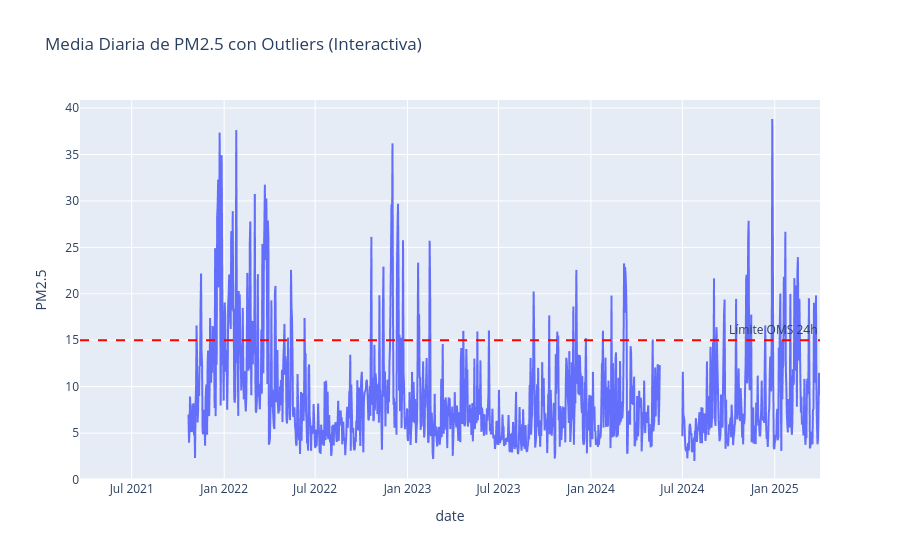

Source (notebook cell):
### Markdown cell above
## 5. Detección de Outliers Extremos o Anomalías (Eventos)

Veamos el **Top 10** de días más contaminados registrados a nivel ciudad, para buscar explicación (ej. Guy Fawkes Night, incendios, calima severa).

### Code cell
# Promedio global por días
daily_pollution = df.groupby('date')['PM2.5'].mean().reset_index()
top_10 = daily_pollution.sort_values(by='PM2.5', ascending=False).head(10)

print("Top 10 Días más contaminados a nivel de ciudad (Liverpool, PM2.5):")
display(top_10)

fig = px.line(daily_pollution, x='date', y='PM2.5', title='Media Diaria de PM2.5 con Outliers (Interactiva)')
fig.add_hline(y=15, line_dash='dash', line_color='red', annotation_text="Límite OMS 24h")
fig.show()

### Figure 1 — Plotly figure (JSON) as saved in the notebook; plotly's stock layout.template omitted (floating-point values rounded to 4 significant figures; data arrays with more than 128 entries replaced by an {"elided": "..."} marker saying what was removed)
{"data": [{"hovertemplate": "date=%{x}<br>PM2.5=%{y}<extra></extra>", "legendgroup": "", "line": {"color": "#636efa", "dash": "solid"}, "marker": {"symbol": "circle"}, "mode": "lines", "name": "", "showlegend": false, "type": "scattergl", "x": {"elided": "1474 str values"}, "xaxis": "x", "y": {"elided": "1474 float values"}, "yaxis": "y"}], "layout": {"annotations": [{"showarrow": false, "text": "Límite OMS 24h", "x": 1, "xanchor": "right", "xref": "x domain", "y": 15, "yanchor": "bottom", "yref": "y"}], "legend": {"tracegroupgap": 0}, "shapes": [{"line": {"color": "red", "dash": "dash"}, "type": "line", "x0": 0, "x1": 1, "xref": "x domain", "y0": 15, "y1": 15, "yref": "y"}], "title": {"text": "Media Diaria de PM2.5 con Outliers (Interactiva)"}, "xaxis": {"anchor": "y", "domain": [0.0, 1.0], "title": {"text": "date"}}, "yaxis": {"anchor": "x", "domain": [0.0, 1.0], "title": {"text": "PM2.5"}}}}
